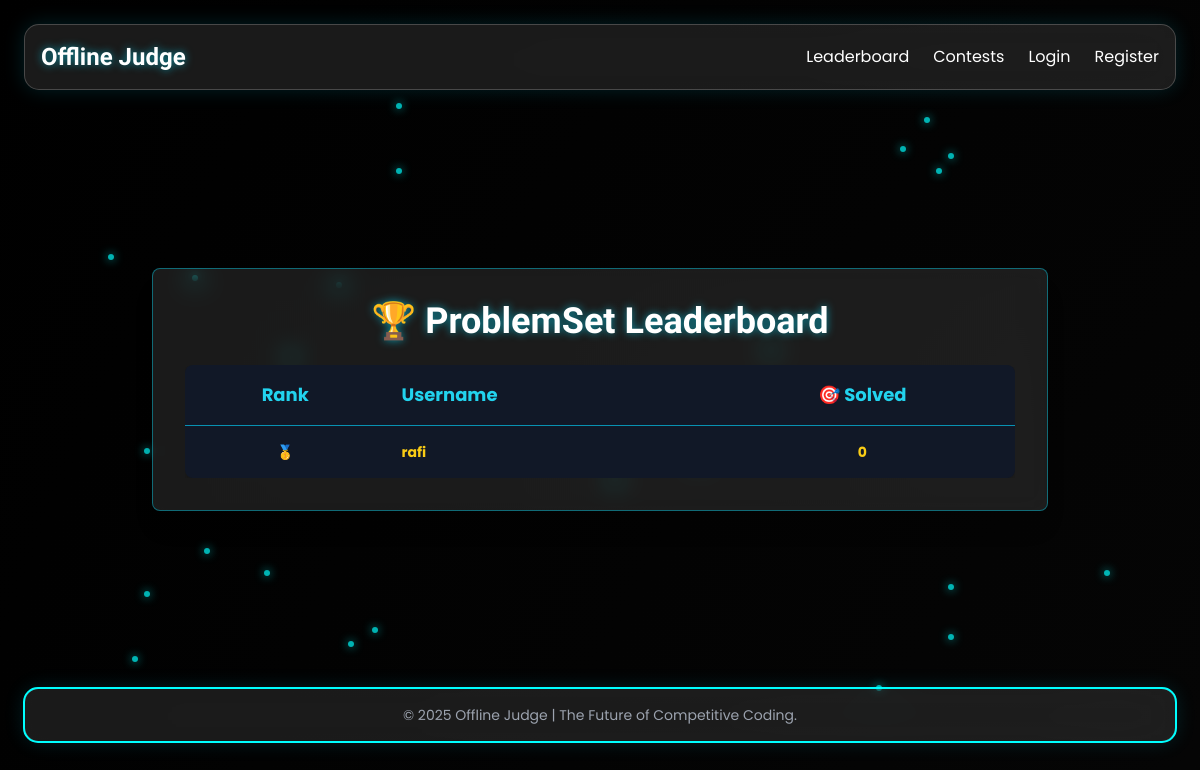
The page /leaderboard on the database as committed earlier.
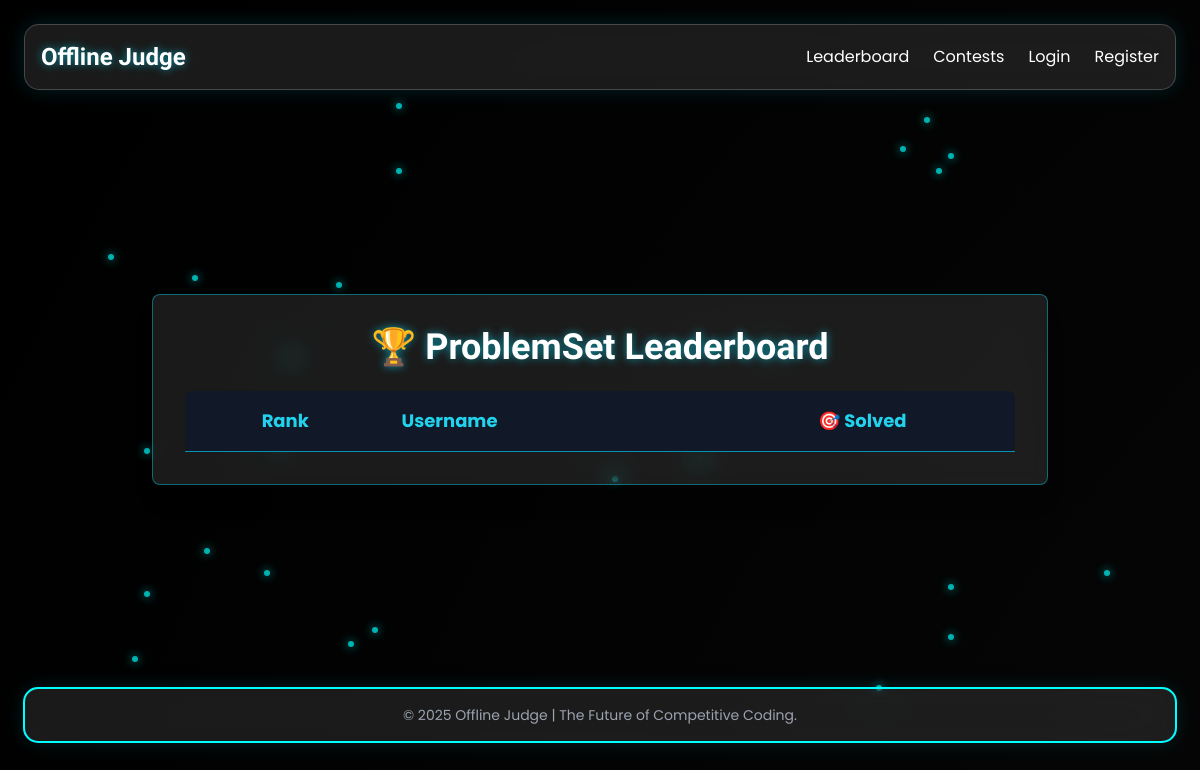
The same page on the database as committed later.
### models.py (models this page shows)
class User(db.Model, UserMixin):
    id = db.Column(db.Integer, primary_key=True)
    username = db.Column(db.String(20), unique=True, nullable=False)
    email = db.Column(db.String(120), unique=True, nullable=False)
    password = db.Column(db.String(60), nullable=False)
    role = db.Column(db.String(10), nullable=False, default='participant')
    submissions = db.relationship('Submission', backref='user', lazy=True)

### routes.py (the view)
    @staticmethod
    def leaderboard(): return render_template('leaderboard.html', standings=calculate_standings())

### judging.py (called while the page is built)
def calculate_standings():
    return sorted(
        [{'username': user.username, 'solved': solved_count, 'first_submission_time': db.session.query(Submission.timestamp).filter_by(user_id=user.id, status='Accepted').order_by(Submission.timestamp).first()[0] if solved_count > 0 else None}
         for user in User.query.filter_by(role='participant')
         for solved_count in [Submission.query.filter_by(user_id=user.id, status='Accepted').count()]],
        key=lambda x: (-x['solved'], x['first_submission_time'])
    )

### templates/leaderboard.html
{% extends "base.html" %}
{% block content %}
<div class="flex justify-center items-center min-h-[calc(100vh-250px)] px-4">
    <div class="glass p-8 rounded-lg w-full max-w-4xl shadow-xl backdrop-blur-md glow-border">
        <h1 class="text-2xl md:text-4xl font-extrabold neon-text text-center mb-6">🏆 ProblemSet Leaderboard</h1>
        <div class="overflow-x-auto">
            <table class="w-full text-left border-collapse bg-gray-900 rounded-lg shadow-md">
                <thead>
                    <tr class="text-cyan-400 border-b border-cyan-600 text-sm md:text-lg">
                        {% for col in ["Rank", "Username", "🎯 Solved"] %}
                            <th class="p-4 {% if loop.index != 2 %}text-center{% endif %}">{{ col }}</th>
                        {% endfor %}
                    </tr>
                </thead>
                <tbody>
                    {% for entry in standings %}
                    <tr class="hover:bg-gray-800 transition text-sm md:text-md {% set colors = ['text-yellow-400 font-bold', 'text-white', 'text-orange-400'] %}{{ colors[loop.index-1] if loop.index <= 3 else 'text-gray-400' }}">
                        <td class="p-4 text-center">{{ ['🥇','🥈','🥉'][loop.index-1] if loop.index <= 3 else loop.index }}</td>
                        <td class="p-4">{{ entry.username }}</td>
                        <td class="p-4 text-center">{{ entry.solved }}</td>
                    </tr>
                    {% endfor %}
                </tbody>
            </table>
        </div>
    </div>
</div>
{% endblock %}

Rows that differ between the two databases and show on the page:
removed User: index "🥇", username "rafi", solved "0"
